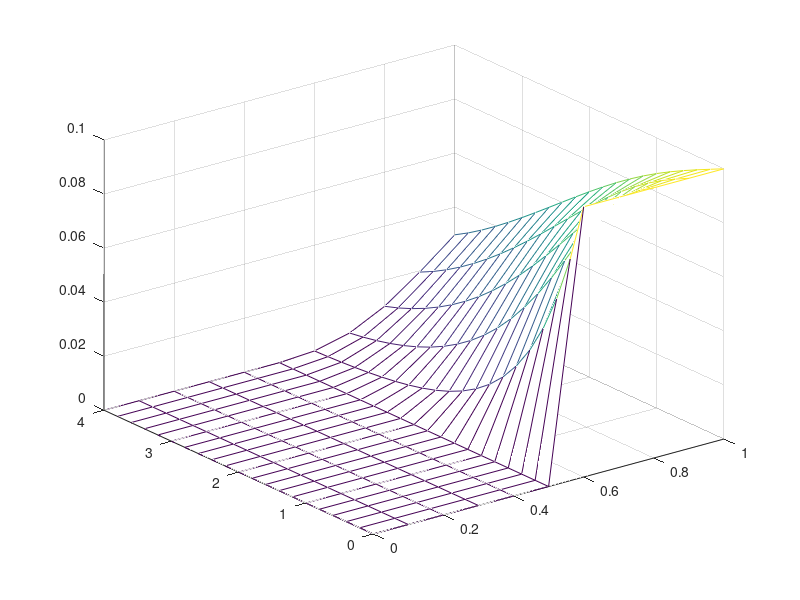

Write MATLAB code to recreate this figure.
%  This is pollutant flow across a lake.
%  The explicit finite difference method is used.
clear;
L = 1.0;    % length in x direction
W = 4.0;    % length in y direction
T = 10.;    % final time
maxk = 200;    % number of time steps
dt = T/maxk;
nx = 10.;    % number of steps in x direction
dx = L/nx;
ny = 20.;    % number of steps in y direction
dy = W/ny;
velx = .1;  % wind speed in x direction
vely = .8;  % wind speed in y direction
decay = .1;     %decay rate
% Set initial conditions.
for i = 1:nx+1
   x(i) =(i-1)*dx;
   for j = 1:ny+1
      y(j) =(j-1)*dy;
      u(i,j,1) = 0.;
   end
end
% Set upwind boundary conditions.
for k=1:maxk+1
   time(k) = (k-1)*dt;
   for j=1:ny+1
      u(1,j,k) = .0;
   end
   for i=1:nx+1
      u(i,1,k) = (i<=(nx/2+1))*(k<26)*5.0*sin(pi*x(i)*2)+(i>(nx/2+1))*.1;
   end
end
%
% Execute the explicit finite difference method.
%
for k=1:maxk
   for i=2:nx+1;
      for j=2:ny+1;
         u(i,j,k+1) =(1 - velx*dt/dx -vely*dt/dy-decay*dt)*u(i,j,k)+ velx*dt/dx*u(i-1,j,k)+vely*dt/dy*u(i,j-1,k);
      end
   end
   mesh(x,y,u(:,:,k)')
   pause
end
mesh(x,y,u(:,:,maxk)')

% contour(x,y,u(:,:,maxk)')
